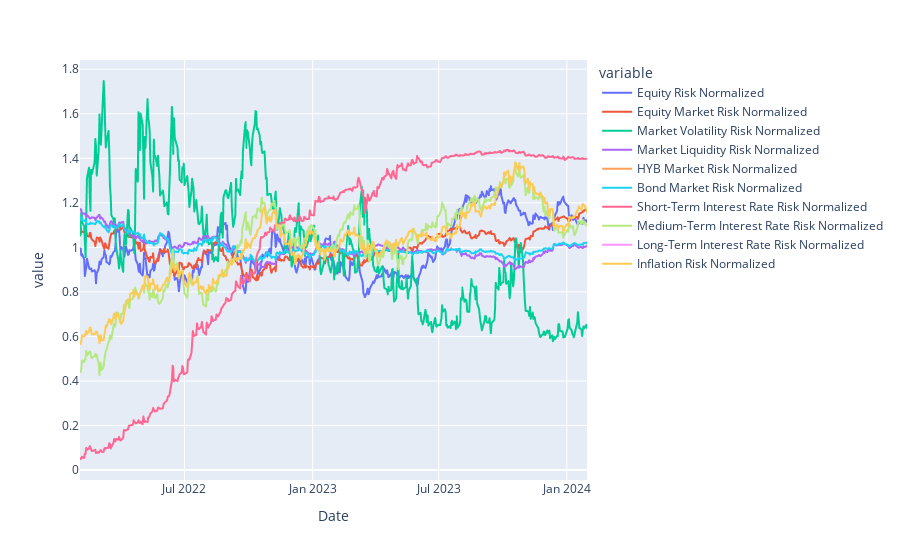
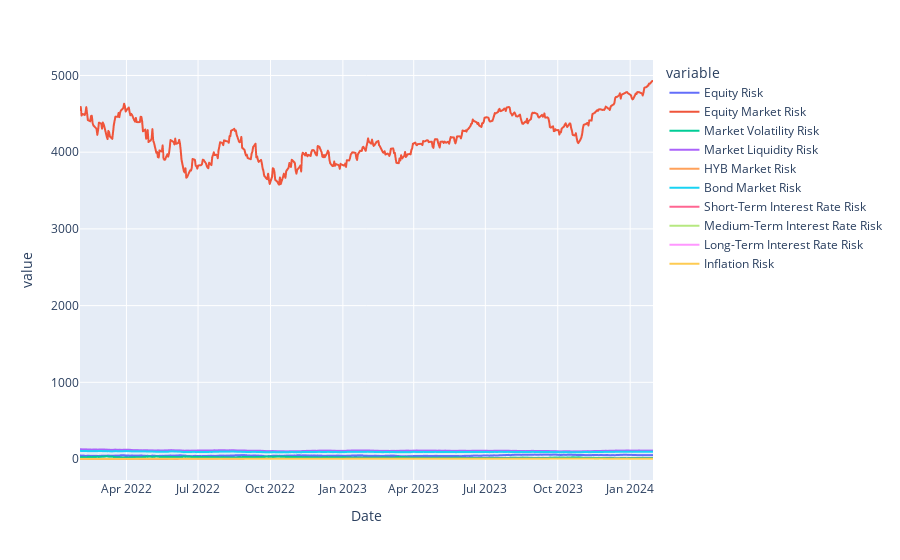

Write notebook code for charts like these, in order.
### Code cell
# Pull Available Risk Factors


df_raw = pd.DataFrame()


# Equity Risk
TICKER = "CRC"
company = yf.Ticker("CRC")
company_name = company.info['longName']

df_tmp = yf.download(TICKER, start=get_yf_data(ORIGINATION_DATE), end=get_yf_data(MATURITY_DATE))
df_raw.index = df_tmp.index
df_raw["Date"] = df_tmp.index
df_raw["Equity Risk"] = df_tmp["Close"]
df_raw["Equity Risk Normalized"] = df_raw["Equity Risk"] / df_raw["Equity Risk"].mean()


# Equity Market Risk
TICKER = "^GSPC"  # s&p500
df_tmp = yf.download(TICKER, start=get_yf_data(ORIGINATION_DATE), end=get_yf_data(MATURITY_DATE))
df_raw["Equity Market Risk"] = df_tmp["Close"]
df_raw["Equity Market Risk Normalized"] = df_raw["Equity Market Risk"] / df_raw["Equity Market Risk"].mean()


# Market Volatility Risk
TICKER = "^VIX"  # CBOE Vix Index
df_tmp = yf.download(TICKER, start=get_yf_data(ORIGINATION_DATE), end=get_yf_data(MATURITY_DATE))
df_raw["Market Volatility Risk"] = df_tmp["Close"]
df_raw["Market Volatility Risk Normalized"] = df_raw["Market Volatility Risk"] / df_raw["Market Volatility Risk"].mean()


# Market Liquidity Risk
TICKER = "LQD"  # iShares iBoxx $ Investment Grade Corporate Bond ETF (LQD)
df_tmp = yf.download(TICKER, start=get_yf_data(ORIGINATION_DATE), end=get_yf_data(MATURITY_DATE))
df_raw["Market Liquidity Risk"] = df_tmp["Close"]
df_raw["Market Liquidity Risk Normalized"] = df_raw["Market Liquidity Risk"] / df_raw["Market Liquidity Risk"].mean()


# High Yield Bond Market Risk
TICKER = "JNK"  # blackrock HYB ETF
df_tmp = yf.download(TICKER, start=get_yf_data(ORIGINATION_DATE), end=get_yf_data(MATURITY_DATE))
df_raw["HYB Market Risk"] = df_tmp["Close"]
df_raw["HYB Market Risk Normalized"] = df_raw["HYB Market Risk"] / df_raw["HYB Market Risk"].mean()


# Bond Market Risk
df_tmp = yf.download(TICKER, start=get_yf_data(ORIGINATION_DATE), end=get_yf_data(MATURITY_DATE))
df_raw["Bond Market Risk"] = df_tmp["Close"]
df_raw["Bond Market Risk Normalized"] = df_raw["Bond Market Risk"] / df_raw["Bond Market Risk"].mean()


# Short term Interest Rate Risk
TICKER = "^IRX"  # 13-week Treasury bill yield
df_tmp = yf.download(TICKER, start=get_yf_data(ORIGINATION_DATE), end=get_yf_data(MATURITY_DATE))
df_raw["Short-Term Interest Rate Risk"] = df_tmp["Close"]
df_raw["Short-Term Interest Rate Risk Normalized"] = df_raw["Short-Term Interest Rate Risk"] / df_raw["Short-Term Interest Rate Risk"].mean()


# Medium term Interest Rate Risk
TICKER = "^FVX"
df_tmp = yf.download(TICKER, start=get_yf_data(ORIGINATION_DATE), end=get_yf_data(MATURITY_DATE))
df_raw["Medium-Term Interest Rate Risk"] = df_tmp["Close"]
df_raw["Medium-Term Interest Rate Risk Normalized"] = df_raw["Medium-Term Interest Rate Risk"] / df_raw["Medium-Term Interest Rate Risk"].mean()


# Long term Interest Rate Risk
TICKER = "^TYX"
df_tmp = yf.download(TICKER, start=get_yf_data(ORIGINATION_DATE), end=get_yf_data(MATURITY_DATE))
df_raw["Long-Term Interest Rate Risk"] = df_tmp["Close"]
df_raw["Long-Term Interest Rate Risk Normalized"] = df_raw["Long-Term Interest Rate Risk"] / df_raw["Long-Term Interest Rate Risk"].mean()


# Inflation Risk
df_tmp = yf.download(TICKER, start=get_yf_data(ORIGINATION_DATE), end=get_yf_data(MATURITY_DATE))
df_raw.index = df_tmp.index
df_raw["Date"] = df_tmp.index
df_raw["Inflation Risk"] = df_tmp["Close"]
df_raw["Inflation Risk Normalized"] = df_raw["Inflation Risk"] / df_raw["Inflation Risk"].mean()


# Update desired dates based on actual data
ORITINATION_DATE = df_raw["Date"].iloc[0]
MATURITY_DATE = df_raw["Date"].iloc[-1]
DURATION_DAYS = (MATURITY_DATE - ORIGINATION_DATE).days
DURATION_YEARS = DURATION_DAYS / 365


print(company_name)
normalized_columns = [c for c in df_raw.columns if "Normalized" in c]
px.line(df_raw, x="Date", y=normalized_columns).show()  # scaled similarlly for viewing / shaped preserved

not_normalized_columns = [c for c in df_raw.columns if "Normalized" not in c and c != "Date"]
px.line(df_raw, x="Date", y=not_normalized_columns).show()  # scaled similarlly for viewing / shaped preserved

### Figure 1 — Plotly figure (JSON) as saved in the notebook; plotly's stock layout.template omitted (floating-point values rounded to 4 significant figures; data arrays with more than 128 entries replaced by an {"elided": "..."} marker saying what was removed)
{"data": [{"hovertemplate": "variable=Equity Risk Normalized<br>Date=%{x}<br>value=%{y}<extra></extra>", "legendgroup": "Equity Risk Normalized", "line": {"color": "#636efa", "dash": "solid"}, "marker": {"symbol": "circle"}, "mode": "lines", "name": "Equity Risk Normalized", "showlegend": true, "type": "scattergl", "visible": true, "x": {"elided": "501 str values"}, "xaxis": "x", "y": {"elided": "501 float values"}, "yaxis": "y"}, {"hovertemplate": "variable=Equity Market Risk Normalized<br>Date=%{x}<br>value=%{y}<extra></extra>", "legendgroup": "Equity Market Risk Normalized", "line": {"color": "#EF553B", "dash": "solid"}, "marker": {"symbol": "circle"}, "mode": "lines", "name": "Equity Market Risk Normalized", "showlegend": true, "type": "scattergl", "visible": true, "x": {"elided": "501 str values"}, "xaxis": "x", "y": {"elided": "501 float values"}, "yaxis": "y"}, {"hovertemplate": "variable=Market Volatility Risk Normalized<br>Date=%{x}<br>value=%{y}<extra></extra>", "legendgroup": "Market Volatility Risk Normalized", "line": {"color": "#00cc96", "dash": "solid"}, "marker": {"symbol": "circle"}, "mode": "lines", "name": "Market Volatility Risk Normalized", "showlegend": true, "type": "scattergl", "visible": true, "x": {"elided": "501 str values"}, "xaxis": "x", "y": {"elided": "501 float values"}, "yaxis": "y"}, {"hovertemplate": "variable=Market Liquidity Risk Normalized<br>Date=%{x}<br>value=%{y}<extra></extra>", "legendgroup": "Market Liquidity Risk Normalized", "line": {"color": "#ab63fa", "dash": "solid"}, "marker": {"symbol": "circle"}, "mode": "lines", "name": "Market Liquidity Risk Normalized", "showlegend": true, "type": "scattergl", "visible": true, "x": {"elided": "501 str values"}, "xaxis": "x", "y": {"elided": "501 float values"}, "yaxis": "y"}, {"hovertemplate": "variable=HYB Market Risk Normalized<br>Date=%{x}<br>value=%{y}<extra></extra>", "legendgroup": "HYB Market Risk Normalized", "line": {"color": "#FFA15A", "dash": "solid"}, "marker": {"symbol": "circle"}, "mode": "lines", "name": "HYB Market Risk Normalized", "showlegend": true, "type": "scattergl", "visible": true, "x": {"elided": "501 str values"}, "xaxis": "x", "y": {"elided": "501 float values"}, "yaxis": "y"}, {"hovertemplate": "variable=Bond Market Risk Normalized<br>Date=%{x}<br>value=%{y}<extra></extra>", "legendgroup": "Bond Market Risk Normalized", "line": {"color": "#19d3f3", "dash": "solid"}, "marker": {"symbol": "circle"}, "mode": "lines", "name": "Bond Market Risk Normalized", "showlegend": true, "type": "scattergl", "visible": true, "x": {"elided": "501 str values"}, "xaxis": "x", "y": {"elided": "501 float values"}, "yaxis": "y"}, {"hovertemplate": "variable=Short-Term Interest Rate Risk Normalized<br>Date=%{x}<br>value=%{y}<extra></extra>", "legendgroup": "Short-Term Interest Rate Risk Normalized", "line": {"color": "#FF6692", "dash": "solid"}, "marker": {"symbol": "circle"}, "mode": "lines", "name": "Short-Term Interest Rate Risk Normalized", "showlegend": true, "type": "scattergl", "visible": true, "x": {"elided": "501 str values"}, "xaxis": "x", "y": {"elided": "501 float values"}, "yaxis": "y"}, {"hovertemplate": "variable=Medium-Term Interest Rate Risk Normalized<br>Date=%{x}<br>value=%{y}<extra></extra>", "legendgroup": "Medium-Term Interest Rate Risk Normalized", "line": {"color": "#B6E880", "dash": "solid"}, "marker": {"symbol": "circle"}, "mode": "lines", "name": "Medium-Term Interest Rate Risk Normalized", "showlegend": true, "type": "scattergl", "visible": true, "x": {"elided": "501 str values"}, "xaxis": "x", "y": {"elided": "501 float values"}, "yaxis": "y"}, {"hovertemplate": "variable=Long-Term Interest Rate Risk Normalized<br>Date=%{x}<br>value=%{y}<extra></extra>", "legendgroup": "Long-Term Interest Rate Risk Normalized", "line": {"color": "#FF97FF", "dash": "solid"}, "marker": {"symbol": "circle"}, "mode": "lines", "name": "Long-Term Interest Rate Risk Normalized", "showlegend": true, "type": "scattergl", "visible": true, "x": {"elided": "501 str values"}, "xaxis": "x", "y": {"elided": "501 float values"}, "yaxis": "y"}, {"hovertemplate": "variable=Inflation Risk Normalized<br>Date=%{x}<br>value=%{y}<extra></extra>", "legendgroup": "Inflation Risk Normalized", "line": {"color": "#FECB52", "dash": "solid"}, "marker": {"symbol": "circle"}, "mode": "lines", "name": "Inflation Risk Normalized", "showlegend": true, "type": "scattergl", "visible": true, "x": {"elided": "501 str values"}, "xaxis": "x", "y": {"elided": "501 float values"}, "yaxis": "y"}], "layout": {"autosize": true, "legend": {"title": {"text": "variable"}, "tracegroupgap": 0}, "margin": {"t": 60}, "xaxis": {"anchor": "y", "autorange": true, "domain": [0, 1], "range": ["2022-02-01", "2024-01-30"], "title": {"text": "Date"}, "type": "date"}, "yaxis": {"anchor": "x", "autorange": true, "domain": [0, 1], "range": [-0.04457, 1.841], "title": {"text": "value"}, "type": "linear"}}}

### Figure 2 — Plotly figure (JSON) as saved in the notebook; plotly's stock layout.template omitted (floating-point values rounded to 4 significant figures; data arrays with more than 128 entries replaced by an {"elided": "..."} marker saying what was removed)
{"data": [{"hovertemplate": "variable=Equity Risk<br>Date=%{x}<br>value=%{y}<extra></extra>", "legendgroup": "Equity Risk", "line": {"color": "#636efa", "dash": "solid"}, "marker": {"symbol": "circle"}, "mode": "lines", "name": "Equity Risk", "showlegend": true, "type": "scattergl", "x": {"elided": "501 str values"}, "xaxis": "x", "y": {"elided": "501 float values"}, "yaxis": "y"}, {"hovertemplate": "variable=Equity Market Risk<br>Date=%{x}<br>value=%{y}<extra></extra>", "legendgroup": "Equity Market Risk", "line": {"color": "#EF553B", "dash": "solid"}, "marker": {"symbol": "circle"}, "mode": "lines", "name": "Equity Market Risk", "showlegend": true, "type": "scattergl", "visible": true, "x": {"elided": "501 str values"}, "xaxis": "x", "y": {"elided": "501 float values"}, "yaxis": "y"}, {"hovertemplate": "variable=Market Volatility Risk<br>Date=%{x}<br>value=%{y}<extra></extra>", "legendgroup": "Market Volatility Risk", "line": {"color": "#00cc96", "dash": "solid"}, "marker": {"symbol": "circle"}, "mode": "lines", "name": "Market Volatility Risk", "showlegend": true, "type": "scattergl", "x": {"elided": "501 str values"}, "xaxis": "x", "y": {"elided": "501 float values"}, "yaxis": "y"}, {"hovertemplate": "variable=Market Liquidity Risk<br>Date=%{x}<br>value=%{y}<extra></extra>", "legendgroup": "Market Liquidity Risk", "line": {"color": "#ab63fa", "dash": "solid"}, "marker": {"symbol": "circle"}, "mode": "lines", "name": "Market Liquidity Risk", "showlegend": true, "type": "scattergl", "x": {"elided": "501 str values"}, "xaxis": "x", "y": {"elided": "501 float values"}, "yaxis": "y"}, {"hovertemplate": "variable=HYB Market Risk<br>Date=%{x}<br>value=%{y}<extra></extra>", "legendgroup": "HYB Market Risk", "line": {"color": "#FFA15A", "dash": "solid"}, "marker": {"symbol": "circle"}, "mode": "lines", "name": "HYB Market Risk", "showlegend": true, "type": "scattergl", "x": {"elided": "501 str values"}, "xaxis": "x", "y": {"elided": "501 float values"}, "yaxis": "y"}, {"hovertemplate": "variable=Bond Market Risk<br>Date=%{x}<br>value=%{y}<extra></extra>", "legendgroup": "Bond Market Risk", "line": {"color": "#19d3f3", "dash": "solid"}, "marker": {"symbol": "circle"}, "mode": "lines", "name": "Bond Market Risk", "showlegend": true, "type": "scattergl", "x": {"elided": "501 str values"}, "xaxis": "x", "y": {"elided": "501 float values"}, "yaxis": "y"}, {"hovertemplate": "variable=Short-Term Interest Rate Risk<br>Date=%{x}<br>value=%{y}<extra></extra>", "legendgroup": "Short-Term Interest Rate Risk", "line": {"color": "#FF6692", "dash": "solid"}, "marker": {"symbol": "circle"}, "mode": "lines", "name": "Short-Term Interest Rate Risk", "showlegend": true, "type": "scattergl", "x": {"elided": "501 str values"}, "xaxis": "x", "y": {"elided": "501 float values"}, "yaxis": "y"}, {"hovertemplate": "variable=Medium-Term Interest Rate Risk<br>Date=%{x}<br>value=%{y}<extra></extra>", "legendgroup": "Medium-Term Interest Rate Risk", "line": {"color": "#B6E880", "dash": "solid"}, "marker": {"symbol": "circle"}, "mode": "lines", "name": "Medium-Term Interest Rate Risk", "showlegend": true, "type": "scattergl", "x": {"elided": "501 str values"}, "xaxis": "x", "y": {"elided": "501 float values"}, "yaxis": "y"}, {"hovertemplate": "variable=Long-Term Interest Rate Risk<br>Date=%{x}<br>value=%{y}<extra></extra>", "legendgroup": "Long-Term Interest Rate Risk", "line": {"color": "#FF97FF", "dash": "solid"}, "marker": {"symbol": "circle"}, "mode": "lines", "name": "Long-Term Interest Rate Risk", "showlegend": true, "type": "scattergl", "x": {"elided": "501 str values"}, "xaxis": "x", "y": {"elided": "501 float values"}, "yaxis": "y"}, {"hovertemplate": "variable=Inflation Risk<br>Date=%{x}<br>value=%{y}<extra></extra>", "legendgroup": "Inflation Risk", "line": {"color": "#FECB52", "dash": "solid"}, "marker": {"symbol": "circle"}, "mode": "lines", "name": "Inflation Risk", "showlegend": true, "type": "scattergl", "x": {"elided": "501 str values"}, "xaxis": "x", "y": {"elided": "501 float values"}, "yaxis": "y"}], "layout": {"autosize": true, "legend": {"title": {"text": "variable"}, "tracegroupgap": 0}, "margin": {"t": 60}, "xaxis": {"anchor": "y", "autorange": true, "domain": [0, 1], "range": ["2022-02-01", "2024-01-30"], "title": {"text": "Date"}, "type": "date"}, "yaxis": {"anchor": "x", "autorange": true, "domain": [0, 1], "range": [-273.6, 5202.0], "title": {"text": "value"}, "type": "linear"}}}
